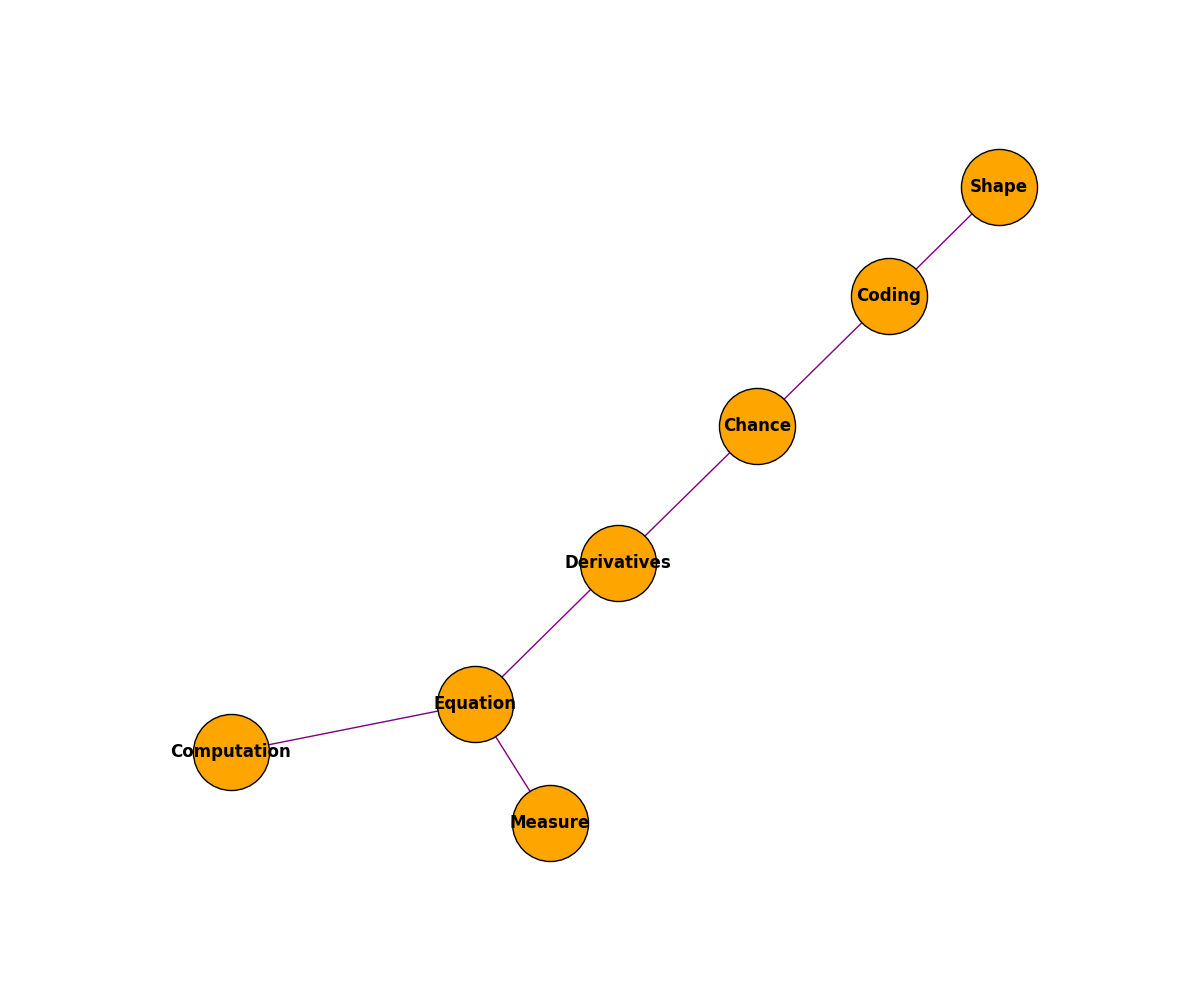

Write Python code to recreate this figure.
import matplotlib.pyplot as plt
import networkx as nx

G = nx.Graph()

nodes = {
    'A': 'Computation',
    'G': 'Measure',
    'Al': 'Equation',
    'C': 'Derivatives',
    'P': 'Chance',
    'T': 'Shape',
    'CS': 'Coding'
}

G.add_nodes_from(nodes.keys())

edges = [
    ('A', 'Al'),
    ('G', 'Al'),
    ('Al', 'C'),
    ('C', 'P'),
    ('P', 'CS'),
    ('T', 'CS')
]

G.add_edges_from(edges)

pos = nx.spring_layout(G, seed=42)

plt.figure(figsize=(12, 10))

nx.draw_networkx_nodes(G, pos, node_color='orange', node_size=3000, edgecolors='k')
nx.draw_networkx_labels(G, pos, labels=nodes, font_size=12, font_weight='bold')
nx.draw_networkx_edges(G, pos, edgelist=edges, edge_color='purple')

plt.axis('off')
plt.show()
